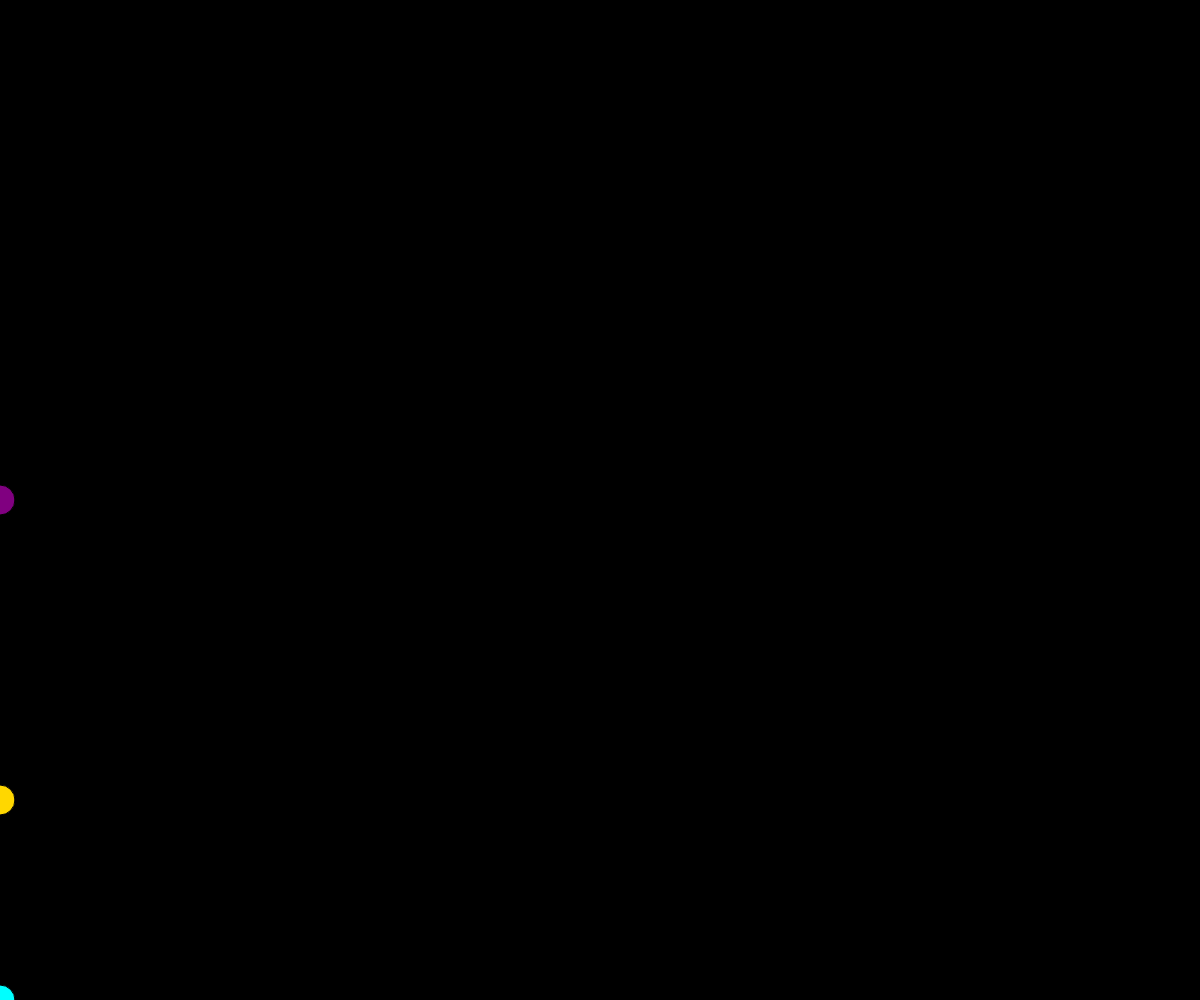
Frame 1 (no input)
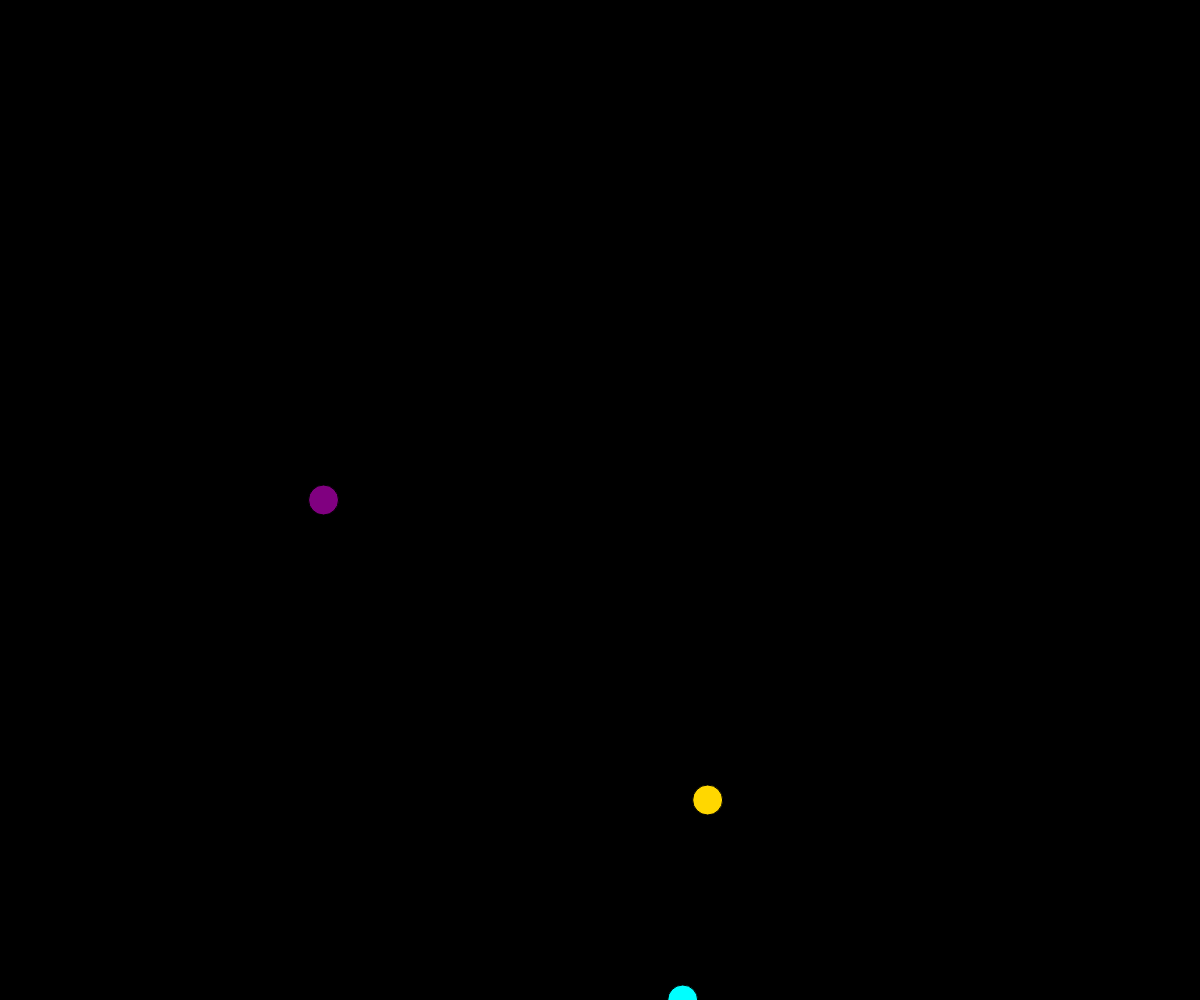
Frame 60 (no input)
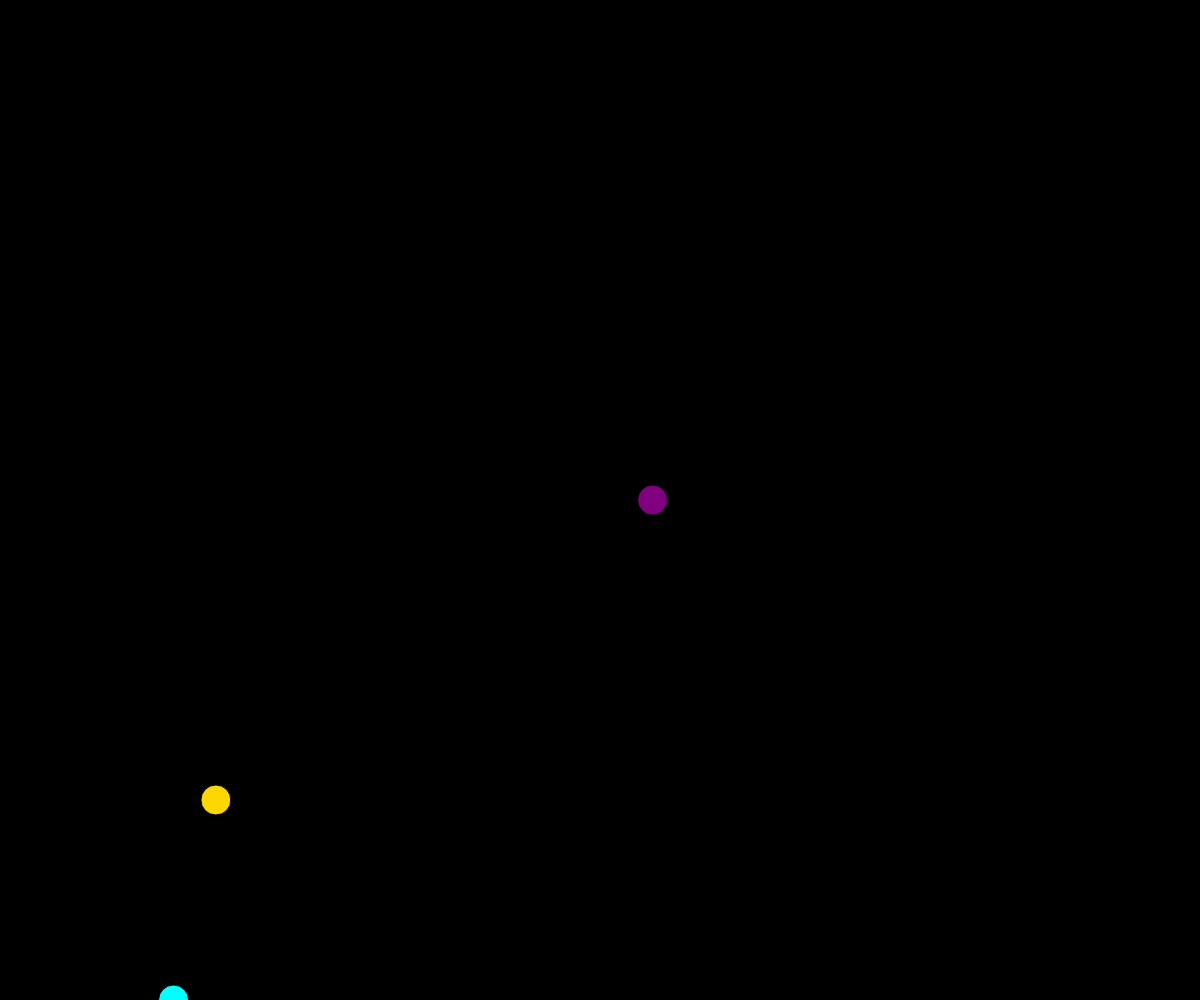
Frame 120 (the mouse pressed at the canvas centre since frame 60)

The p5.js sketch that drew these frames (run headless with seeded random() and noise() and a simulated clock; from frame 60 on, the mouse is pressed at the canvas centre):

// p5.js sketch
// ── sketch.js
// Round racer Assignment
// Priyansh Jhanji
// 17th march 2025

let roundRacerOne; let roundracerTwo; let roundracerThree;


function setup() {
  createCanvas(windowWidth, windowHeight); 
  roundRacerOne = new roundRacer(windowHeight, 'cyan');
  roundracerTwo = new roundRacer(windowHeight/2, 'purple');
  roundracerThree = new roundRacer(windowHeight*0.8, 'gold');
}

function draw() {
  background(0);
  roundRacerOne.display();
  roundRacerOne.move();
  roundracerTwo.display();
  roundracerTwo.move();
  roundracerThree.display();
  roundracerThree.move();
}

class roundRacer{
  constructor(yPos, color){
    this.xPos = 0;
    this.yPos = yPos;
    this.xspeed = random(3,15);
    this.color = color;
  }
  move(){
    this.xPos += this.xspeed;
    if(this.xPos > windowWidth){
      this.xPos = 0;
    }
  }
  display(){
    fill(this.color);
    circle(this.xPos,this.yPos,30);
  }
}
